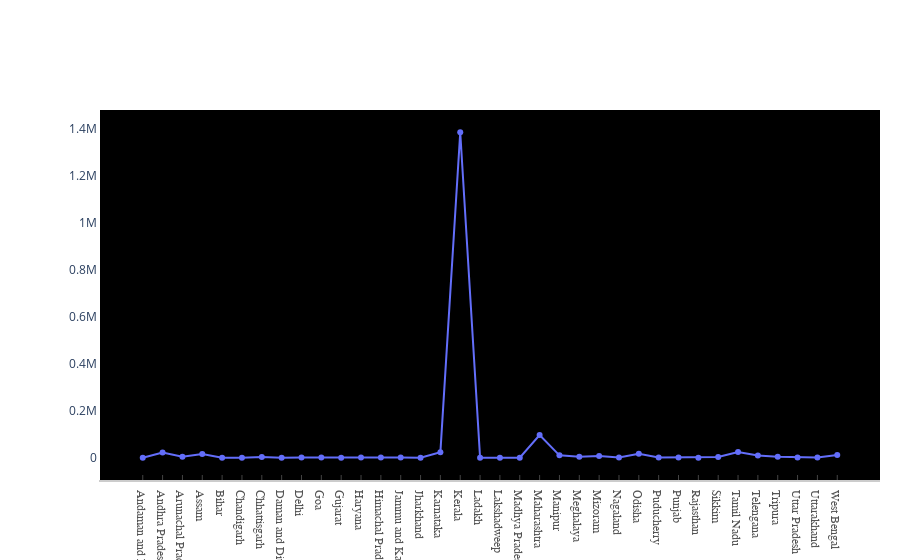

Notebook cell for this chart:
### Code cell
fig.update_layout(
    # Shows gray line without grid, styling fonts, linewidths and more
    xaxis=dict(
        showline=True,
        showgrid=False,
        showticklabels=True,
        linecolor='rgb(204, 204, 204)',
        linewidth=2,
        ticks='inside',
        tickfont=dict(
            family='Arial',
            size=12,
            color='rgb(82, 82, 82)',
        ),
    ),
    # Turn off everything on y axis
    yaxis=dict(
        showgrid=False,
        zeroline=False,
        showline=True,
        showticklabels=True,
    ),
    autosize=True,
    margin=dict(
        autoexpand=False,
        l=100,
        r=20,
        t=110,
    ),
    showlegend=True,
    plot_bgcolor='Black'
)

### Figure 1 — Plotly figure (JSON) as saved in the notebook; plotly's stock layout.template omitted (floating-point values rounded to 4 significant figures)
{"data": [{"mode": "lines+markers", "type": "scatter", "x": ["Andaman and Nicobar", "Andhra Pradesh", "Arunachal Pradesh", "Assam", "Bihar", "Chandigarh", "Chhattisgarh", "Daman and Diu", "Delhi", "Goa", "Gujarat", "Haryana", "Himachal Pradesh", "Jammu and Kashmir", "Jharkhand", "Karnataka", "Kerala", "Ladakh", "Lakshadweep", "Madhya Pradesh", "Maharashtra", "Manipur", "Meghalaya", "Mizoram", "Nagaland", "Odisha", "Puducherry", "Punjab", "Rajasthan", "Sikkim", "Tamil Nadu", "Telengana", "Tripura", "Uttar Pradesh", "Uttarakhand", "West Bengal"], "y": [14, 22358, 4465, 15726, 530, 32, 2789, 48, 587, 1238, 342, 740, 931, 1319, 276, 23928, 1386262, 68, 81, 149, 96833, 10251, 4708, 7772, 1312, 17201, 922, 771, 328, 2849, 24025, 9625, 3934, 932, 611, 11891]}], "layout": {"autosize": true, "margin": {"autoexpand": false, "l": 100, "r": 20, "t": 110}, "plot_bgcolor": "Black", "showlegend": true, "xaxis": {"linecolor": "rgb(204, 204, 204)", "linewidth": 2, "showgrid": false, "showline": true, "showticklabels": true, "tickfont": {"color": "rgb(82, 82, 82)", "family": "Arial", "size": 12}, "ticks": "inside"}, "yaxis": {"showgrid": false, "showline": true, "showticklabels": true, "zeroline": false}}}
